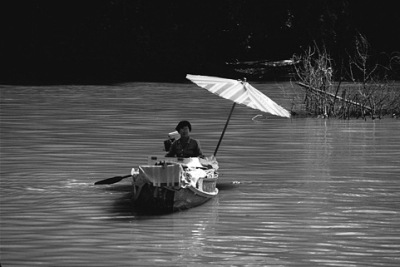
#> input picture project/back/media/inputs/images_prédef/image1.png, 400 x 267 px
$ python -i tasks.py   (imports and definitions only)
#> lines starting #> are read from the running program, lines starting #| are printed output that depends on the picture; after the words box and inside, x2 and y2 are one past the last pixel; in counts of white or black regions, pixels touching at a corner belong together
#> further down, picture is the input picture: shape (267, 400); min 3, max 255, mean 74.2
import os
import time
import io
import numpy as np
import pandas as pd
import matplotlib
import matplotlib.pyplot as plt
import matplotlib.cm as cm
from imageio.v3 import imread
from PIL import Image as PILImage
from django.core.files.base import ContentFile
from scipy import ndimage
from benchmarks.models import Benchmark, Result


from runner import FastMarching, FastMarchingNumba

ALGORITHMS = {
    'fast_marching':       FastMarching,
    'fast_marching_numba': FastMarchingNumba,
}

# [11 lines left out: function array_to_png, not called in this run]

def generate_mask(img: np.ndarray, threshold_percentile: float = 95.0) -> np.ndarray:
#> called with threshold_percentile = 95
    normalized = (img / img.max() * 255).astype(np.uint8)

    threshold = np.percentile(normalized, threshold_percentile)
#> threshold = 143
    mask = (normalized >= threshold).astype(np.uint8)
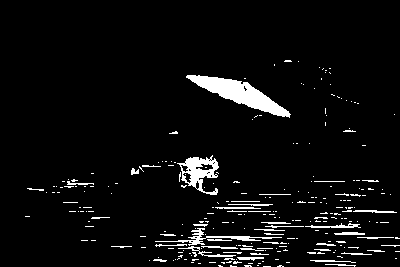
#> mask: shape (267, 400); values 0 (black) and 1 (white), 5.1% white; 268 white regions (222 under 20 px), largest, box (x1, y1, x2, y2) and area: (186, 75, 291, 118) 1583, (177, 155, 219, 195) 737, (155, 228, 282, 246) 392

    for i in range(5):
        mask = ndimage.binary_opening(mask, structure=np.ones((2, 2))).astype(np.uint8)
        mask = ndimage.binary_closing(mask, structure=np.ones((3, 3))).astype(np.uint8)
#> this loop made 5 passes
#> pass 1, in generate_mask, `mask = ndimage.binary_opening(mask, structure=np.ones((2, 2))).astype(..`:
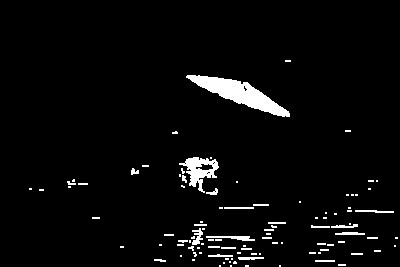
#> mask: shape (267, 400); values 0 (black) and 1 (white), 3.7% white; 102 white regions (72 under 20 px), largest, box (x1, y1, x2, y2) and area: (186, 75, 290, 117) 1580, (179, 157, 219, 193) 616, (206, 236, 255, 241) 137
#> pass 1, in generate_mask, `mask = ndimage.binary_closing(mask, structure=np.ones((3, 3))).astype(..`:
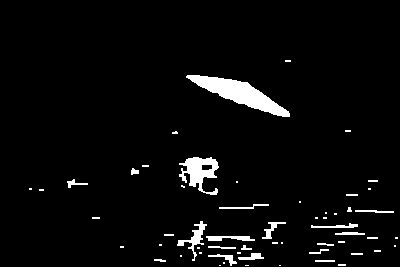
#> mask: shape (267, 400); values 0 (black) and 1 (white), 4% white; 57 white regions (33 under 20 px), largest, box (x1, y1, x2, y2) and area: (186, 75, 290, 117) 1595, (179, 157, 219, 195) 775, (177, 221, 207, 261) 302

    mask = ndimage.binary_dilation(mask, structure=np.ones((2, 2))).astype(np.uint8)
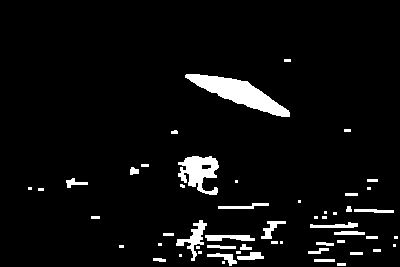
#> mask: shape (267, 400); values 0 (black) and 1 (white), 5.2% white; 54 white regions (20 under 20 px), largest, box (x1, y1, x2, y2) and area: (185, 74, 290, 117) 1742, (178, 156, 219, 195) 925, (176, 220, 207, 261) 400
    mask = ndimage.binary_opening(mask, structure=np.ones((2, 2))).astype(np.uint8)

    labeled, num_features = ndimage.label(mask)
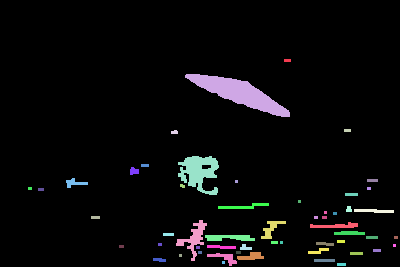
#> labeled: shape (267, 400) int32; 55 distinct labels, from 0 to 54; one colour per label, 0 black
#> num_features = 54
    if num_features == 0:
        return np.zeros_like(normalized)

    sizes = ndimage.sum(mask, labeled, range(1, num_features + 1))
#> sizes = 54 values, max 1742 at index 1, min 9 at index 9, mean 102.3
    sorted_indices = np.argsort(sizes)[::-1] + 1
#> sorted_indices = 54 values, max 54 at index 26, min 1 at index 31, mean 27.5

    new_mask = np.zeros_like(mask)
    for idx in sorted_indices[:2]:
        new_mask[labeled == idx] = 1
#> this loop made 2 passes
#> idx on passes 1 to 2: 2, 5
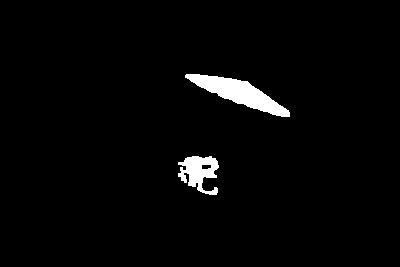
#> new_mask: shape (267, 400); values 0 (black) and 1 (white), 2.5% white; 2 white regions, box (x1, y1, x2, y2) and area: (185, 74, 290, 117) 1742, (178, 156, 219, 195) 925

    new_mask = ndimage.binary_closing(new_mask, structure=np.ones((5, 5))).astype(np.uint8)
#> new_mask: shape (267, 400); values 0 (black) and 1 (white), 2.6% white; 2 white regions, box (x1, y1, x2, y2) and area: (185, 74, 290, 117) 1742, (178, 156, 219, 195) 1020

    return new_mask * 255


# [111 lines left out: functions load_grayscale, run_benchmark, _warmup_numba, not called in this run]

# [1 line not run here, left out]

>>> import cv2
>>> picture = cv2.imread('../media/inputs/images_prédef/image1.png', cv2.IMREAD_GRAYSCALE)
>>> result = generate_mask(picture)
